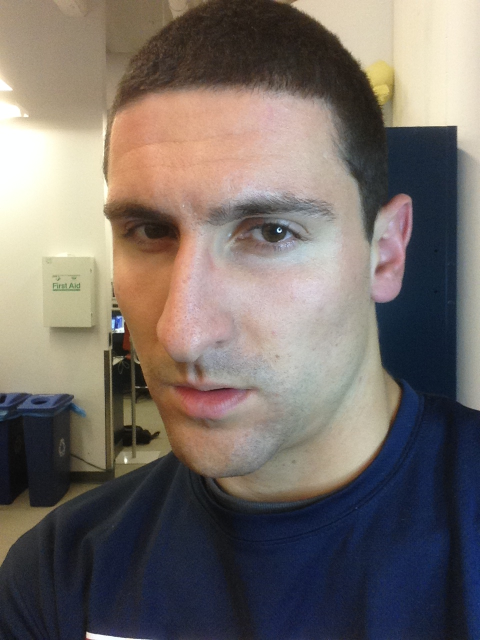
%> input picture me.jpg, 960 x 1280 px (shown at 1/2 size)
$ octave demo.m   (GNU Octave 9; MATLAB toolbox functions it lacks are replaced by stand-ins)
%> lines starting %> are read from the running program, lines starting %| are printed output that depends on the picture
### click_correspondences.m
function [im1_pts, im2_pts] = click_correspondences(im1, im2)


    [im1_pts, im2_pts] = cpselect(im1, im2, 'Wait', true);

    %add corners automatically
    [i1, j1, ~] = size(im1);
    [i2, j2, ~] = size(im2);
    im1_pts = [im1_pts; [1,1];[j1,1];[1,i1];[j1,i1]];
    im2_pts = [im2_pts; [1,1];[j2,1];[1,i2];[j2,i2]];

### demo.m
% CIS581 Project 2 - Face Morphing

%% image preprocessing
close all; clear all;

im1 = double(imread('me.jpg'))/255;
im2 = double(imread('emma.jpg'))/255;
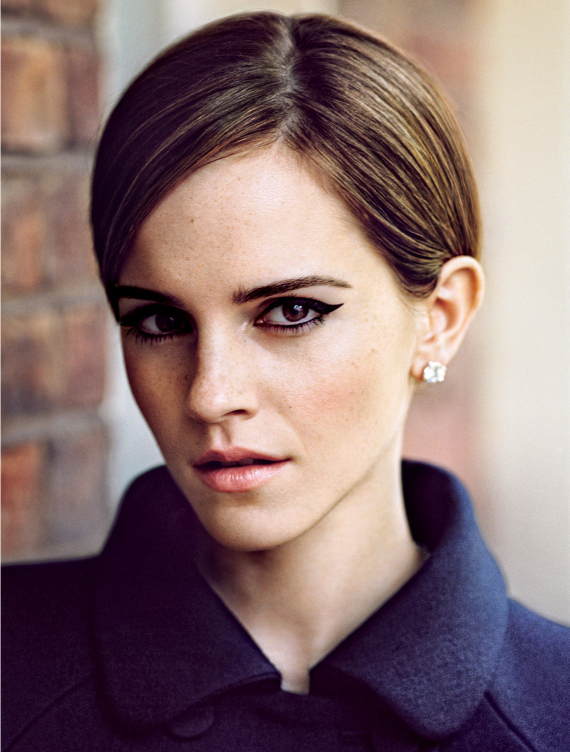
%> input picture emma.jpg, 1139 x 1504 px (shown at 1/2 size)
scale = .5;
im1 = imresize(im1, scale);
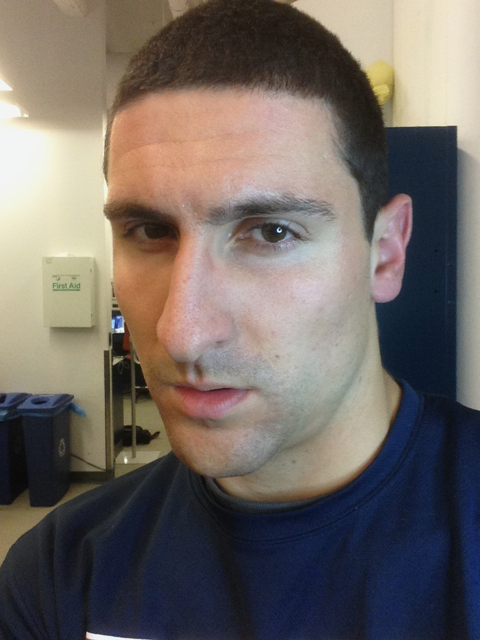
%> im1: size 640x480x3 double; mean R, G, B 0.464, 0.431, 0.41; drawn with min black and max white
im2 = imresize(im2, scale);
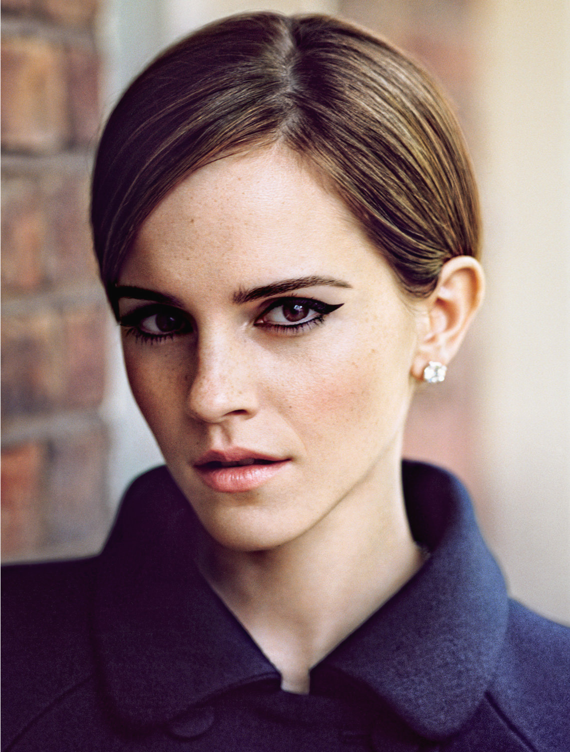
%> im2: size 752x570x3 double; mean R, G, B 0.531, 0.436, 0.437; drawn with min black and max white


[l1,w1,d1] = size(im1);
%> l1 = 640; w1 = 480; d1 = 3
[l2,w2,d2] = size(im2);
%> l2 = 752; w2 = 570; d2 = 3
if d1 ~= d2
    error('use images of same format');
end

l = max(l1, l2);
%> l = 752
w = max(w1, w2);
%> w = 570

if l1<l2 && w1<w2
    sc = min(l2/l1, w2/w1);
%> sc = 1.18
    im1 = imresize(im1, sc);
%> im1: size 752x564x3 double
%> the run ends on the next line
elseif l2<l1 && w2<w1
    sc = min(l1,l2, w1/w2);
    im2 = imresize(im2, sc);
else
    %they are kinda the same size so dont resize anything.
end

%% Task 1: Defining Correspondences and Traingulation
[im1_pts, im2_pts] = click_correspondences(im1, im2);
